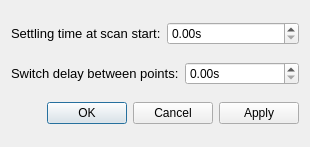
<?xml version="1.0" encoding="UTF-8"?>
<ui version="4.0">
 <class>SettingsDialog</class>
 <widget class="QDialog" name="SettingsDialog">
  <property name="geometry">
   <rect>
    <x>0</x>
    <y>0</y>
    <width>310</width>
    <height>147</height>
   </rect>
  </property>
  <property name="windowTitle">
   <string>Qudi: PLE - Settings</string>
  </property>
  <layout class="QVBoxLayout" name="verticalLayout">
   <item>
    <layout class="QHBoxLayout" name="horizontalLayout">
     <item>
      <widget class="QLabel" name="label">
       <property name="font">
        <font>
         <pointsize>10</pointsize>
        </font>
       </property>
       <property name="toolTip">
        <string>&lt;html&gt;&lt;head/&gt;&lt;body&gt;&lt;p&gt;&lt;br/&gt;&lt;/p&gt;&lt;/body&gt;&lt;/html&gt;</string>
       </property>
       <property name="text">
        <string>Settling time at scan start:</string>
       </property>
      </widget>
     </item>
     <item>
      <widget class="ScienDSpinBox" name="startSettlingTimeDoubleSpinBox">
       <property name="toolTip">
        <string>&lt;html&gt;&lt;head/&gt;&lt;body&gt;&lt;p&gt;&lt;span style=&quot; font-size:10pt;&quot;&gt;Time allowed for the laser to settle to the start frequency before beginning the first scan&lt;/span&gt;&lt;/p&gt;&lt;/body&gt;&lt;/html&gt;</string>
       </property>
       <property name="suffix">
        <string>s</string>
       </property>
      </widget>
     </item>
    </layout>
   </item>
   <item>
    <layout class="QHBoxLayout" name="horizontalLayout_2">
     <item>
      <widget class="QLabel" name="label_2">
       <property name="font">
        <font>
         <pointsize>10</pointsize>
        </font>
       </property>
       <property name="toolTip">
        <string>&lt;html&gt;&lt;head/&gt;&lt;body&gt;&lt;p&gt;&lt;br/&gt;&lt;/p&gt;&lt;/body&gt;&lt;/html&gt;</string>
       </property>
       <property name="text">
        <string>Switch delay between points:</string>
       </property>
      </widget>
     </item>
     <item>
      <widget class="ScienDSpinBox" name="switchDelayDoubleSpinBox">
       <property name="toolTip">
        <string>&lt;html&gt;&lt;head/&gt;&lt;body&gt;&lt;p&gt;&lt;span style=&quot; font-size:10pt;&quot;&gt;The amount of time allowed for the laser to switch frequency between points within a scan&lt;/span&gt;&lt;/p&gt;&lt;/body&gt;&lt;/html&gt;</string>
       </property>
       <property name="suffix">
        <string>s</string>
       </property>
      </widget>
     </item>
    </layout>
   </item>
   <item>
    <widget class="QDialogButtonBox" name="buttonBox">
     <property name="orientation">
      <enum>Qt::Horizontal</enum>
     </property>
     <property name="standardButtons">
      <set>QDialogButtonBox::Apply|QDialogButtonBox::Cancel|QDialogButtonBox::Ok</set>
     </property>
    </widget>
   </item>
  </layout>
 </widget>
 <customwidgets>
  <customwidget>
   <class>ScienDSpinBox</class>
   <extends>QDoubleSpinBox</extends>
   <header>qtwidgets.scientific_spinbox.h</header>
  </customwidget>
 </customwidgets>
 <tabstops>
  <tabstop>buttonBox</tabstop>
 </tabstops>
 <resources/>
 <connections>
  <connection>
   <sender>buttonBox</sender>
   <signal>accepted()</signal>
   <receiver>SettingsDialog</receiver>
   <slot>accept()</slot>
   <hints>
    <hint type="sourcelabel">
     <x>248</x>
     <y>254</y>
    </hint>
    <hint type="destinationlabel">
     <x>157</x>
     <y>274</y>
    </hint>
   </hints>
  </connection>
  <connection>
   <sender>buttonBox</sender>
   <signal>rejected()</signal>
   <receiver>SettingsDialog</receiver>
   <slot>reject()</slot>
   <hints>
    <hint type="sourcelabel">
     <x>316</x>
     <y>260</y>
    </hint>
    <hint type="destinationlabel">
     <x>286</x>
     <y>274</y>
    </hint>
   </hints>
  </connection>
 </connections>
</ui>
